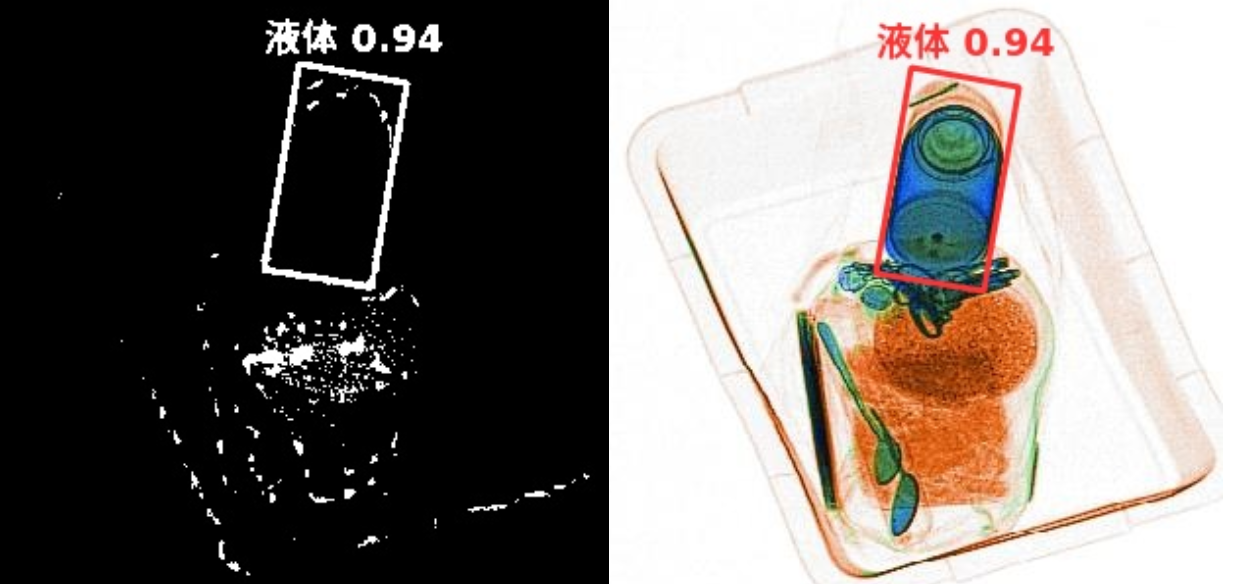
#> input picture data/Step0.png, 1258 x 584 px
$ python -i gen_emulation.py   (imports and definitions only)
#> lines starting #> are read from the running program, lines starting #| are printed output that depends on the picture; after the words box and inside, x2 and y2 are one past the last pixel; in counts of white or black regions, pixels touching at a corner belong together
#> in source_core_size, img is the input picture: shape (584, 1258, 3); mean B, G, R 113, 117.1, 122.7
"""Generate the emulation dataset: synthetic OBB annotations on real X-ray backgrounds.

Source backgrounds : E:\\Xray\\CARailwaySciences\\Image@Xray.CARS.202505  (2564 jpgs)
Output images      : data/Image@emulation/emul_XXXXXX.jpg   (JPEG)
Output labels      : data/Label@emulation/emul_XXXXXX.json  (BRobbDetector label format)
Manifest           : benchmark/emulation_manifest.json

Every output image is a source X-ray frame with 1-4 random OBB outlines drawn on
top of the *content* (non-background) region:

  * side lengths   : uniform in [100, 400] px
  * angle          : uniform in [0, 90) deg
  * stroke colour  : one of the three additive primaries - red / green / blue
  * stroke width   : 2-4 px, antialiased

"Non-background" is resolved per pixel: the background of these frames is the
near-white paper, the content is the scanned cargo.  A foreground mask is built
with Otsu on the gray channel, cleaned morphologically, and a box is only kept
when its centre sits on the eroded content core and its interior is covered by
content for at least `--min-coverage` of its area.

The label records the drawn corners as "x,y;x,y;x,y;x,y" in the same corner
order as the hand-written GT (TL, TR, BR, BL) and the stroke colour in "type".
"""
import argparse
import glob
import json
import math
import os
import sys
import time
from multiprocessing import Pool

import cv2
import numpy as np

ROOT = os.path.dirname(os.path.dirname(os.path.abspath(__file__)))
SRC_DEFAULT = r"E:\Xray\CARailwaySciences\Image@Xray.CARS.202505"
OUT_IMG = os.path.join(ROOT, "data", "Image@emulation")
OUT_LAB = os.path.join(ROOT, "data", "Label@emulation")
MANIFEST = os.path.join(ROOT, "benchmark", "emulation_manifest.json")

# (type name, BGR) - the three additive primaries.
#
# The tones are the ones the REAL annotation uses: the hand drawn line is an
# opaque, desaturated red (measured on Image@CARS_202609_annotated: the core
# of the band is constantly BGR (59,60,235) whatever the background is under
# it, i.e. RGB (235,60,59) - a "salmon" pen, not a pure 255,0,0).
#
# The tone matters: with a pure red the anti aliased edge of the stroke still
# passes the production mask (hue<=4, sat>=100, val>=140), with the salmon
# tone it does not, so the band the detector sees is narrower - exactly as in
# the real data (measured band width p50 4.0 px).
COLORS = [
    ("红", (59, 60, 235)),
    ("绿", (60, 235, 60)),
    ("蓝", (235, 60, 60)),
]

# boxes per image: n -> weight
BOX_COUNT_DIST = {1: 0.35, 2: 0.35, 3: 0.20, 4: 0.10}


# [12 lines left out: function obb_corners, not called in this run]


def foreground_mask(img):
    """Binary mask (255 = content) of the scanned cargo."""
    gray = cv2.cvtColor(img, cv2.COLOR_BGR2GRAY)
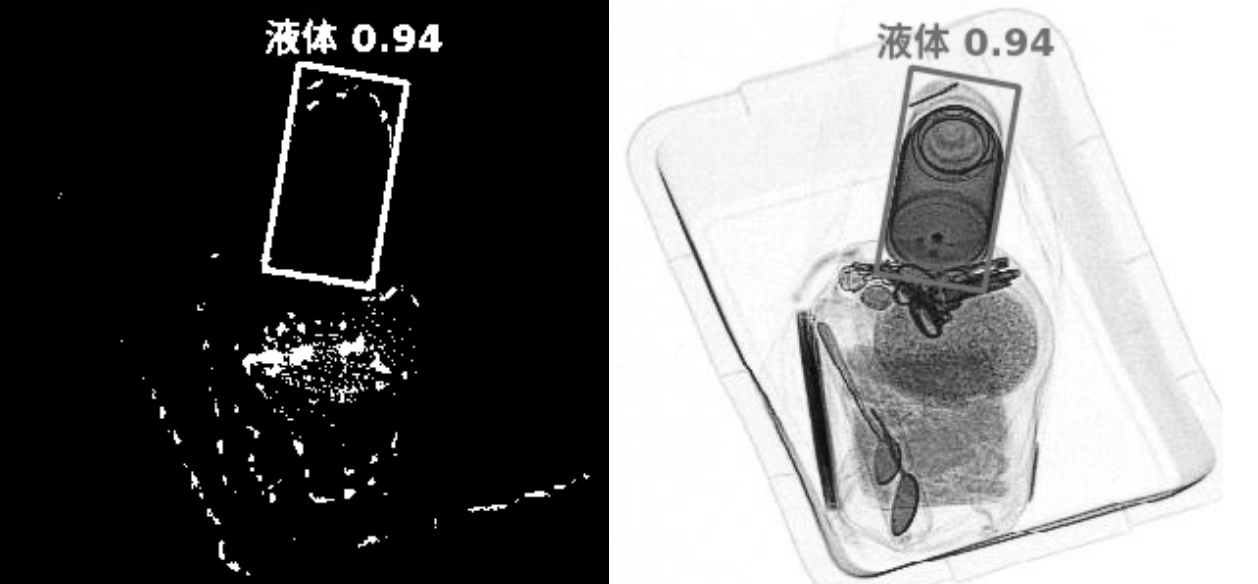
#> gray: shape (584, 1258); min 0, max 255, mean 118.3
    _, m = cv2.threshold(gray, 0, 255, cv2.THRESH_BINARY_INV + cv2.THRESH_OTSU)
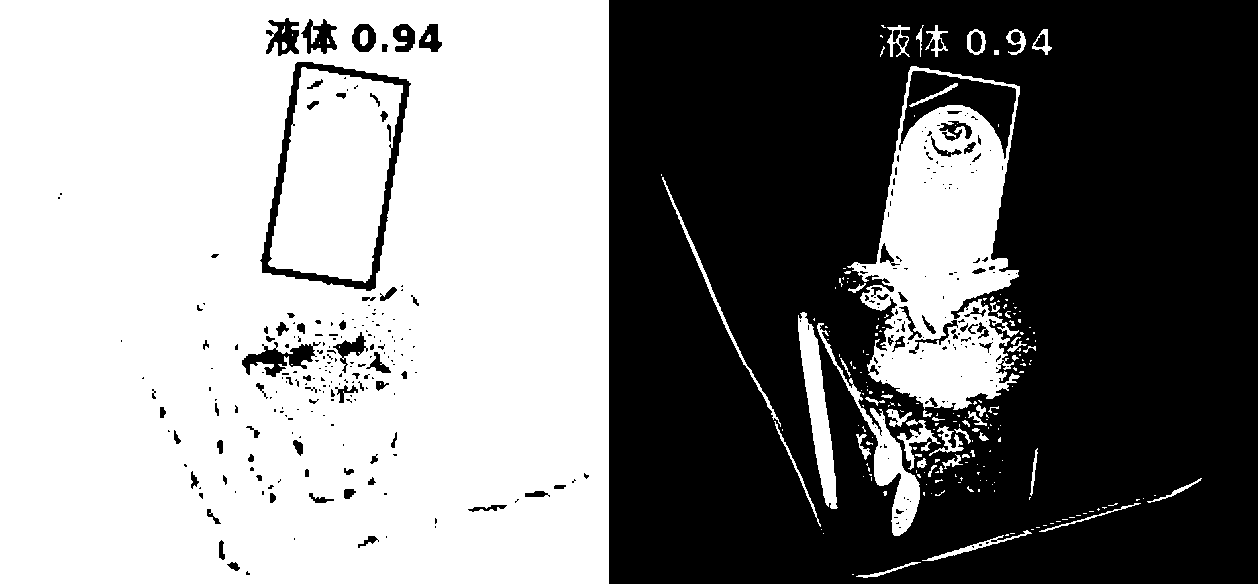
#> m: shape (584, 1258); 52.8% white; 349 black regions (249 under 20 px), largest, box (x1, y1, x2, y2) and area: (609, 0, 1258, 584) 327068, (260, 62, 411, 291) 4367, (899, 71, 1016, 159) 4117
    k = cv2.getStructuringElement(cv2.MORPH_ELLIPSE, (5, 5))
    m = cv2.morphologyEx(m, cv2.MORPH_CLOSE, k)
#> m: shape (584, 1258); 53.9% white; 99 black regions (23 under 20 px), largest, box (x1, y1, x2, y2) and area: (609, 0, 1258, 584) 322660, (261, 62, 410, 291) 4293, (901, 71, 1016, 149) 4037
    m = cv2.morphologyEx(m, cv2.MORPH_OPEN, k)
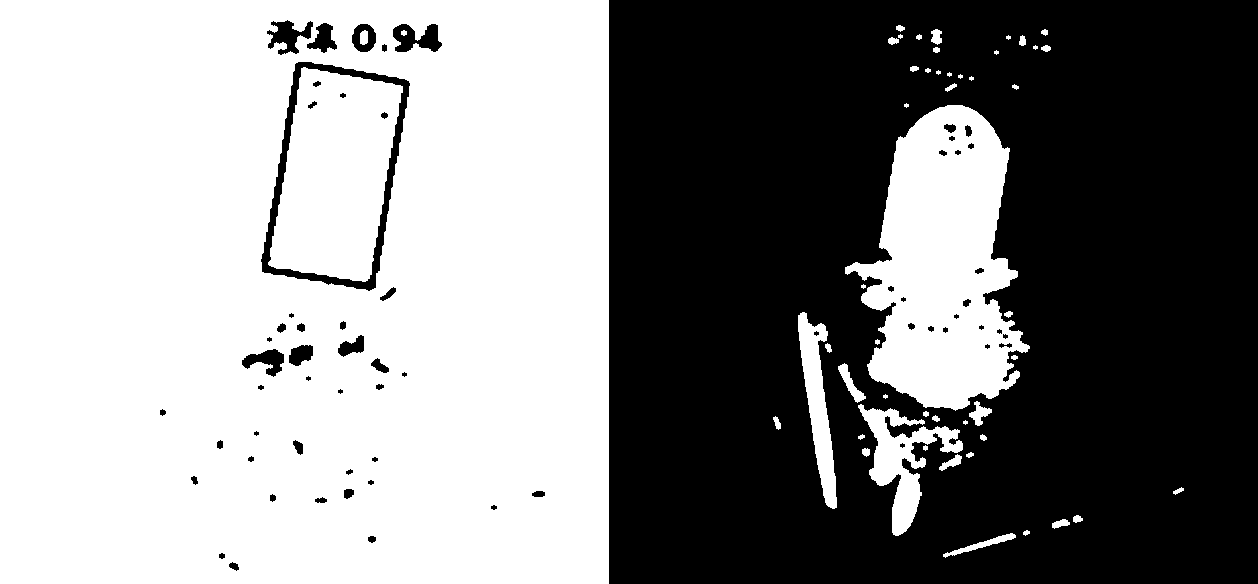
#> m: shape (584, 1258); 53.2% white; 64 black regions (14 under 20 px), largest, box (x1, y1, x2, y2) and area: (609, 0, 1258, 584) 333639, (261, 62, 410, 291) 4306, (393, 24, 442, 52) 864
    n, lab, stats, _ = cv2.connectedComponentsWithStats(m, 8)
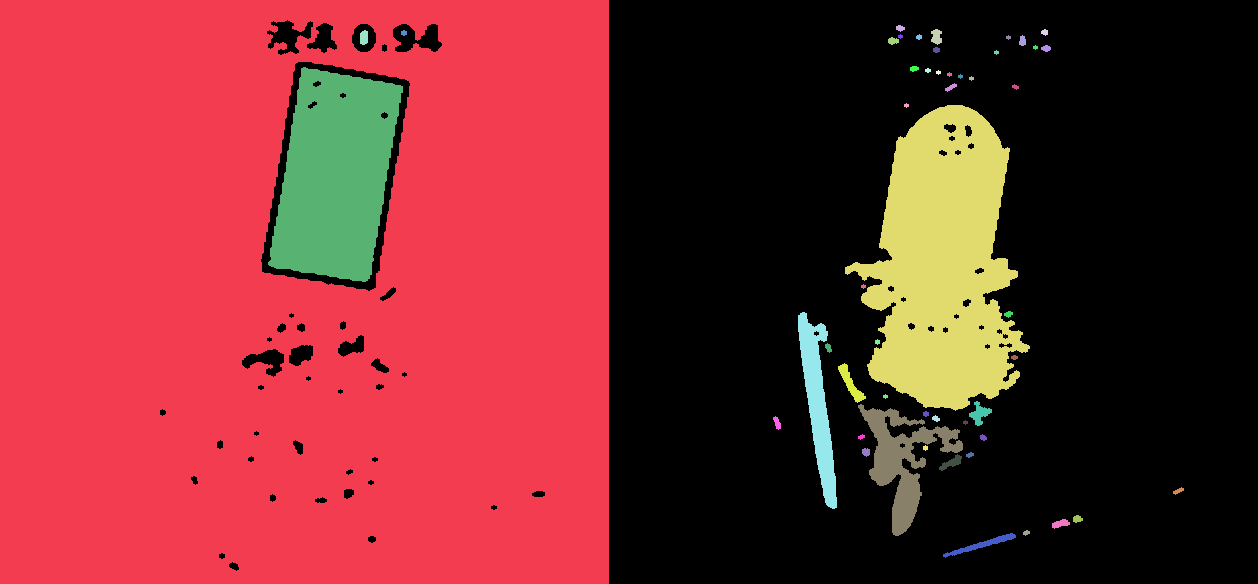
#> lab: shape (584, 1258) int32; 52 distinct labels, from 0 to 51; one colour per label, 0 black
#> n = 52; stats = 52 rows, first 6: [160, 0, 1098, 584, 343773], [0, 0, 609, 584, 325545], [896, 25, 9, 7, 43], [931, 29, 11, 16, 130], [1041, 29, 7, 7, 35], [360, 30, 8, 15, 105]
    H, W = m.shape
#> H = 584; W = 1258
    min_area = max(300, int(0.0015 * H * W))
#> min_area = 1102
    keep = np.zeros_like(m)
    for i in range(1, n):
        if stats[i, cv2.CC_STAT_AREA] >= min_area:
            keep[lab == i] = 255
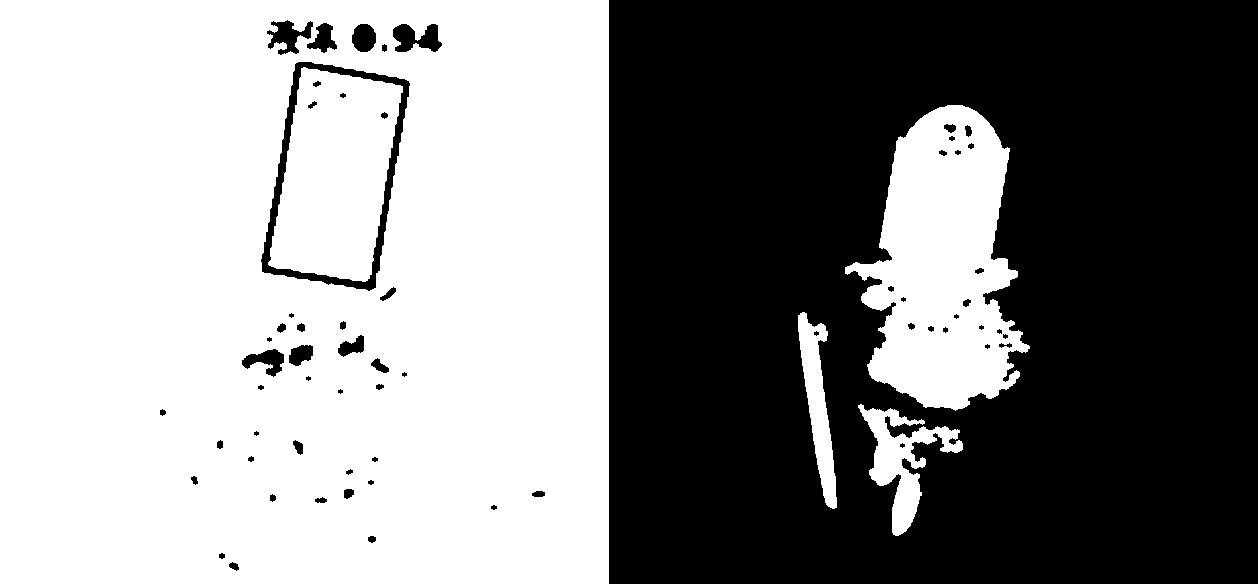
#> keep: shape (584, 1258); 52.8% white; 64 black regions (14 under 20 px), largest, box (x1, y1, x2, y2) and area: (609, 0, 1258, 584) 336277, (261, 62, 410, 291) 4306, (393, 24, 442, 52) 892
    return keep


# [250 lines left out: functions rect_coverage, poly_iou, place_boxes, draw_box, draw_glyph_run, draw_leader_arrow and 1 more, not called in this run]


# --------------------------------------------------------------- wobbly pen
#
# The real annotation is a hand drawn line, and the GT rectangle is its
# idealisation.  proto/measure_real_line.py measured, on the production red
# mask of the real data:
#
#   * the red band is ~4 px wide (p10 3.0, p50 4.0, p90 7.5)
#   * on 83% of the sides the band sits ON the ideal line (coverage 0.97)
#   * on the remaining sides the band is DISPLACED by a few px, so the ideal
#     line is only covered on part of the side - but the band is continuous,
#     the shape still closes and the detector still finds the box.
#
# The missing part of a side is therefore NOT a gap in the outline (that would
# open the shape and the box would be lost) but a *wobbling* line.  The
# emulation reproduces that: every side is drawn as a smooth, zero-mean
# wandering polyline whose amplitude is solved so that the coverage of the
# ideal side line matches the requested target.

WOBBLE_NHARM = 3


# [39 lines left out: functions wobble_profile, _side_frame, not called in this run]


# HSV windows of the three additive primaries (the same windows the
# benchmark uses, proto/eval_emulation.py::color_mask).
COLOR_HUE = {
    "红": (0, 4),
    "绿": (60, 6),
    "蓝": (120, 6),
}
MASK_SAT_MIN = 100
MASK_VAL_MIN = 140


# [171 lines left out: functions primary_mask, _side_points, render_coverage, solve_amp_render, draw_wobbly_box, not called in this run]


def pts_str(corners):
    return ";".join("%d,%d" % (int(p[0]), int(p[1])) for p in corners)


def source_core_size(path):
    """Size (px) of the eroded content core of a source frame (0 = unusable)."""
    img = cv2.imread(path)
    if img is None:
        return 0
    fg = foreground_mask(img)
    core = cv2.erode(fg, cv2.getStructuringElement(cv2.MORPH_ELLIPSE, (21, 21)))
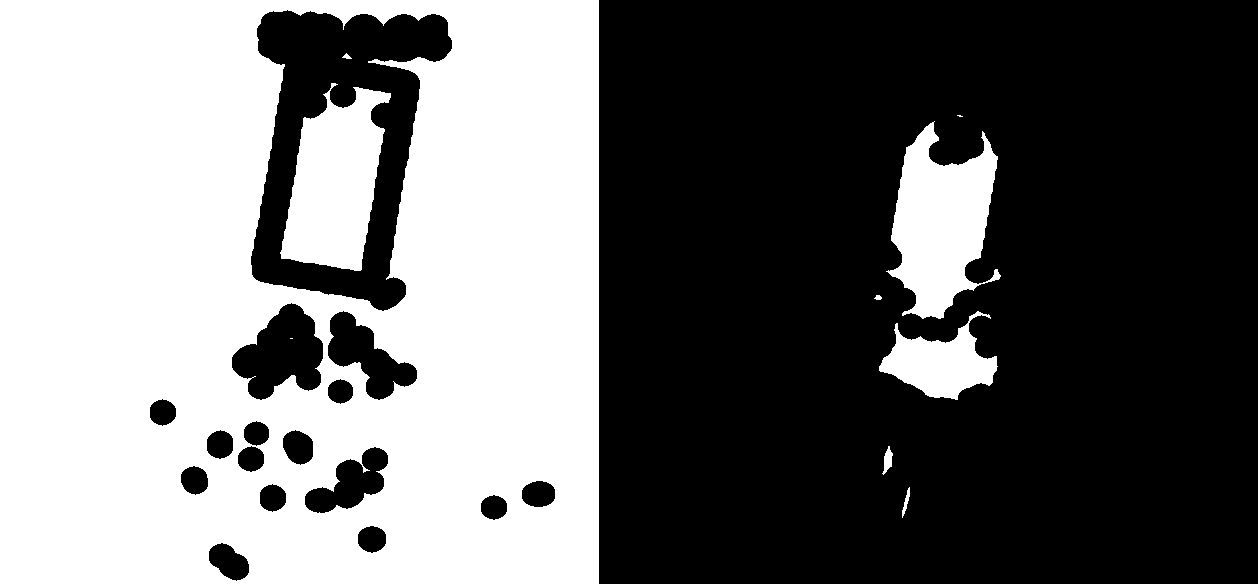
#> core: shape (584, 1258); 43.8% white; 10 white regions (2 under 20 px), largest, box (x1, y1, x2, y2) and area: (0, 0, 599, 584) 289948, (886, 121, 1001, 319) 13228, (280, 83, 391, 271) 13178
    return int(np.count_nonzero(core))


# [320 lines left out: functions usable_sources, process, main, not called in this run]


# [2 lines not run here, left out]

>>> result = source_core_size('../data/Step0.png')
#> result = 321967
